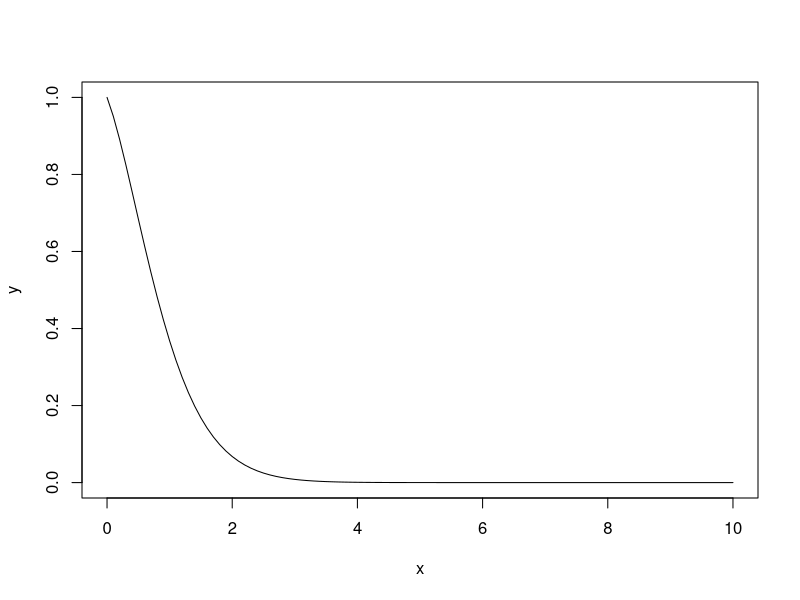

R code for this plot:
# File:         functions.R
# Authors:      Allen H Nugent, Apr'16
# Authors:      Allen H. Nugent, 2015+
# Last edit:    2017-10-31
# Last test:    ?
# Purpose:      Math and stats functions.
#


# Poisson distribution ...

pois <- function (x, lamda) {
    y <- (lamda ^ x * exp(-x)) / factorial(x)
    return(y)
}

x <- seq(from = 0, to = 10, by = 0.1)
y <- pois(x, 1)

plot(x, y, type = "l")

